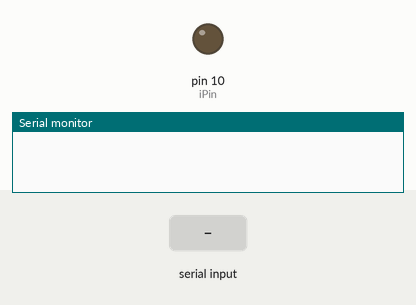
The sketch below on a simulated Arduino Uno, built with avr-gcc and run on an emulated ATmega328P. Shown: output pins drawn as LEDs (lit = HIGH), the last lines printed to the serial monitor. The test bench sets the inputs (shaded band).

Above: at 1.2 s.
1.3 s: "90,45\n" received over Serial
At 3.0 s:
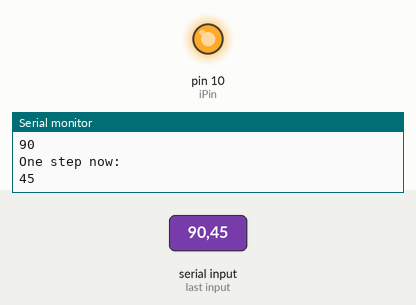
Timing chart, 0 to 4.5 s (numbered marks = the images above; inputs shaded):
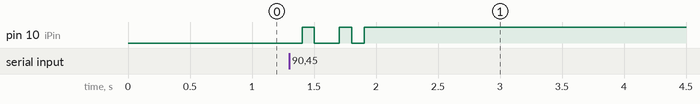

Measured:
- after the input at 1.3 s, pin 10 (iPin): goes HIGH 0.10 s, LOW 0.20 s, HIGH 0.10 s, LOW 0.10 s, then HIGH, starting after 0.10 s

The sketch:

motor_lavenganza.ino
```cpp
int iPin = 10;
int istep = 0;

void setup() {
  Serial.begin(9600);
  pinMode(iPin,OUTPUT);
  Serial.setTimeout(50);
}

void loop() {
  istep = Serial.parseInt();
  if (istep>0) {
    Serial.println("One step now: \n");
    Serial.println(istep);
    digitalWrite(iPin , LOW);
    delay(100);
    digitalWrite(iPin , HIGH);
    delay(100);
    digitalWrite(iPin , LOW);
    delay(100);
    digitalWrite(iPin , HIGH);
    istep=0;
  }
}
```
